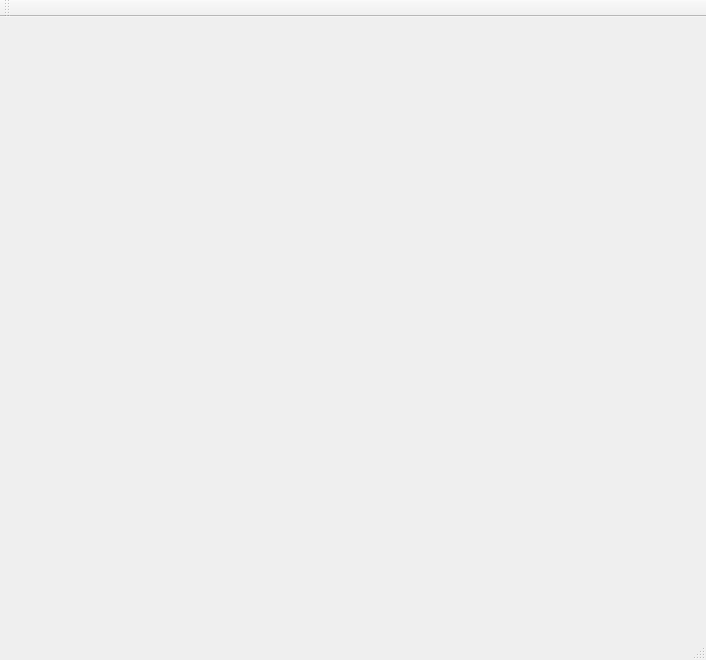
<?xml version="1.0" encoding="UTF-8"?>
<ui version="4.0">
 <class>MainWindow</class>
 <widget class="QMainWindow" name="MainWindow">
  <property name="geometry">
   <rect>
    <x>0</x>
    <y>0</y>
    <width>706</width>
    <height>660</height>
   </rect>
  </property>
  <property name="windowTitle">
   <string>MainWindow</string>
  </property>
  <widget class="QWidget" name="centralWidget">
   <widget class="QGLESWIDGET" name="widget" native="true">
    <property name="geometry">
     <rect>
      <x>10</x>
      <y>10</y>
      <width>600</width>
      <height>600</height>
     </rect>
    </property>
   </widget>
  </widget>
  <widget class="QMenuBar" name="menuBar">
   <property name="geometry">
    <rect>
     <x>0</x>
     <y>0</y>
     <width>706</width>
     <height>25</height>
    </rect>
   </property>
  </widget>
  <widget class="QToolBar" name="mainToolBar">
   <attribute name="toolBarArea">
    <enum>TopToolBarArea</enum>
   </attribute>
   <attribute name="toolBarBreak">
    <bool>false</bool>
   </attribute>
  </widget>
  <widget class="QStatusBar" name="statusBar"/>
 </widget>
 <layoutdefault spacing="6" margin="11"/>
 <customwidgets>
  <customwidget>
   <class>QGLESWIDGET</class>
   <extends>QWidget</extends>
   <header>qgleswidget.h</header>
   <container>1</container>
  </customwidget>
 </customwidgets>
 <resources/>
 <connections/>
</ui>
